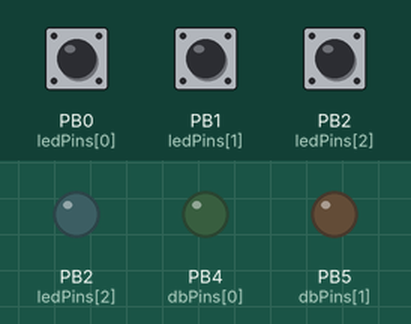
Recording of a sketch running on a simulated ATtiny85, built with avr-gcc and run on an emulated ATtiny85. On the bench: output pins drawn as LEDs (lit = HIGH). The inputs (shaded band) are chosen by the test bench; at power-on: PB0 (ledPins[0]) HIGH, PB1 (ledPins[1]) HIGH, PB2 (ledPins[2]) HIGH. Random numbers use the default seed unless the sketch sets one; EEPROM starts erased.

Above: at 1.8 s.
1.9 s: PB0 (ledPins[0]) pulled LOW for 0.15 s
At 2.85 s:
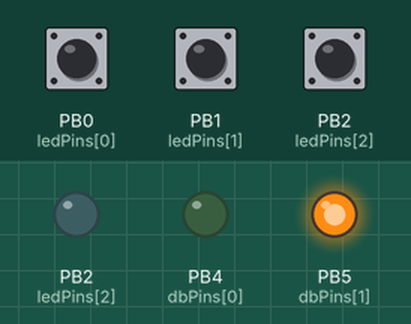
4.4 s: PB1 (ledPins[1]) pulled LOW for 0.15 s
At 6.5 s:
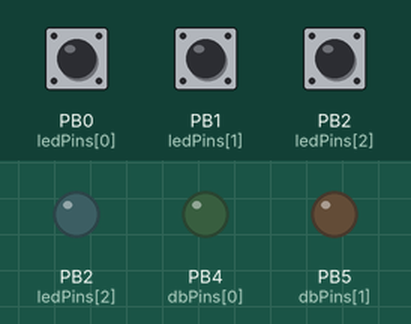
7.4 s: PB2 (ledPins[2]) pulled LOW for 0.15 s
At 7.9 s:
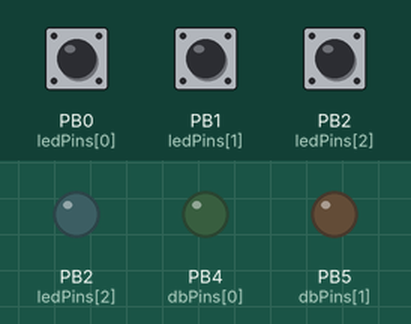
9.5 s: PB2 (ledPins[2]) pulled LOW for 3.2 s
At 9.9 s:
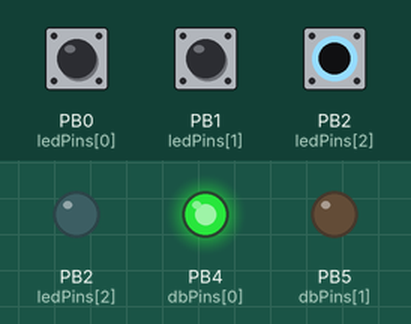
14.7 s: PB0 (ledPins[0]) pulled LOW for 1 s
At 17.6 s:
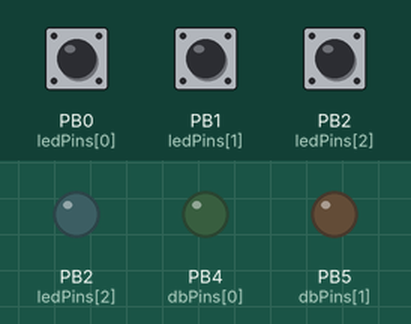
18.2 s: PB0 (ledPins[0]) pulled LOW for 3.2 s
At 18.9 s:
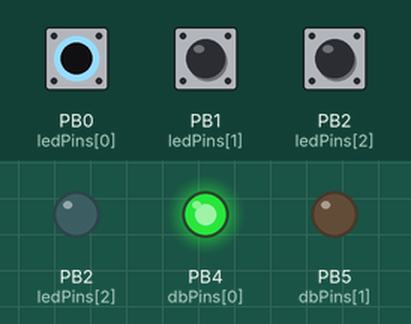
Timing chart, 0 to 22.9 s (numbered marks = the images above; inputs shaded):
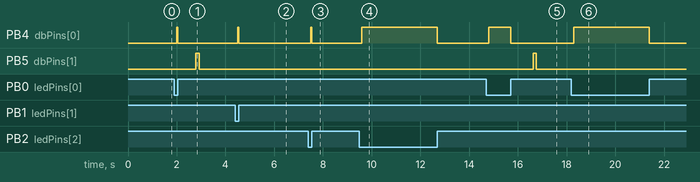

The sketch:

UDOT-Simon-Program.ino
```cpp
#include <EEPROM.h>
#include <avr/io.h>
//pin defintions

const int8_t  ledPins[3] = {0,1,2};
const int8_t  dbPins[2] = {4,5};
const int8_t  buzzerPin = 3;

//eprom locations
#define userNameLoc  0x0010
#define valeStartLoc 0x0020
#define contactNumLoc 0x0040

#define highScorePost (0x00 + valeStartLoc)
#define hiAttemptsPost (0x01 + valeStartLoc)
#define hiSeedPost (0x02 + valeStartLoc)

#define lastScorePost (0x04 + valeStartLoc)
#define laAttemptsPost (0x05 + valeStartLoc)
#define laSeedPost (0x06 + valeStartLoc)

#define patternPost (0x08 + valeStartLoc)
#define delayStagePost (0x09 + valeStartLoc)


char userName[16] = "UDOT TEMP"; //name max chars is 15
//Game funcs
void setup() {
  CLKPR = (1 << CLKPCE);
  CLKPR = (1 << CLKPS2);
  epromSetup();

  pinMode(ledPins[0], INPUT_PULLUP);
  pinMode(ledPins[1], INPUT_PULLUP);
  if(digitalRead(ledPins[0]) == LOW && digitalRead(ledPins[2]) == LOW){
    playPattern(0,200);
  }

  pinMode(dbPins[0], OUTPUT);
  pinMode(dbPins[1], OUTPUT);
  playPattern(0,250);
}

//Main
void loop() {
  int button = lisenForUser(false);
  delay(300);
  switch(button){
    case 0:
      makeMap();
      playPattern(0,200);
      gameLoop();
      break;
    case 1:
      blinkScore((int)EEPROM.read(highScorePost));
      break;
    case 2:
      blinkLoop();
      break;
  }
}

//basic funcs
int inputDelay(int ms){ // input inturps delay
  unsigned long start = millis();
  for(int i=0;i<ms;i++){
    delay(1);
    int button = lisenForUser(true);
    pinMode(ledPins[1], OUTPUT);
    if(button != -1){
      return button;
    }
  }
  return -1;
}
int lisenForUser(bool passive){
  int cPin = -1;
  while(true){
    cPin = (cPin+1)%3;
    pinMode(ledPins[cPin], INPUT_PULLUP);
    if(digitalRead(ledPins[cPin]) == LOW){
      delay(100);

      digitalWrite(dbPins[0],HIGH);
      while(digitalRead(ledPins[cPin]) == LOW){}
      digitalWrite(dbPins[0],LOW);
      return cPin;
    }
    if (passive && cPin == 2) return -1;
  }
  return cPin;
}

void setOnOff(bool onOff, int pin){
  if(onOff){
    pinMode(ledPins[pin], OUTPUT);
    digitalWrite(ledPins[pin], LOW);
  }else{
    pinMode(ledPins[pin], INPUT_PULLUP);
  }
}

void blink(int pin,int ms,int times){
  for(int i=0;i<times;i++){
    pinMode(pin, OUTPUT);
    digitalWrite(pin, LOW);
    delay(ms/2);
    pinMode(pin, INPUT_PULLUP);
    delay(ms/2);
  }
}

void debugBlink(int dbPin,int ms){
  digitalWrite(dbPins[dbPin], HIGH);
  delay(ms/2);
  digitalWrite(dbPins[dbPin], LOW);
  delay(ms/2);
}

void epromSetup(){
  if((int)EEPROM.read(0) != 0x4B){
    const char sig[5] = "KIPS";
    EEPROM.put(0, sig);
  }

  if((int)EEPROM.read(0x00F0) != 0x55){
    const char udotSig[16] = "UDOT CONF 2026";
    EEPROM.put(0x00F0, udotSig);
  }
  //defult data
  char userNameBuffer[16];
  EEPROM.get(userNameLoc, userNameBuffer);
  if(userNameBuffer != userName){
    EEPROM.put(userNameLoc, userName);
  }
  if((int)EEPROM.read(highScorePost) == 0xFF){
    EEPROM.update(highScorePost, 0);
  }
  if((int)EEPROM.read(laAttemptsPost) == 0xFF){
    EEPROM.update(laAttemptsPost, 0);
  }
  if((int)EEPROM.read(patternPost) == 0xFF){
    EEPROM.update(patternPost, 0);
  }
  if((int)EEPROM.read(delayStagePost) == 0xFF){
    EEPROM.update(delayStagePost, 4);
  }

}
```

blinkMode.ino
```cpp
#include <EEPROM.h>
/*
This file handles blink mode and all its funcs
pattern list:
  0. blink all
  1. OnOff
  2. Snake
  3. Reverse Snake
  4. Snake -> Reverse Snake
  5. Center
  6. Reverse Center
  7. OnOff -> Reverse Snake

*/

//pattern definitions
//-1==on -2==off -3==delay //-4=blinkOn, -5 == blinkOff
#define ON -1
#define OFF -2
#define SLE -3
#define BON -4
#define BOFF -5

const int8_t allBlink[11] = {11,ON,0,1,2,SLE,OFF,0,1,2,SLE};
const int8_t snake[5] = {5,BON,0,1,2};
const int8_t revSnake[5] = {5,BON,2,1,0};
const int8_t onOff[16] = {16,ON,0,SLE,1,SLE,2,SLE,OFF,0,SLE,1,SLE,2,SLE};
const int8_t center[13] = {13,ON,0,2,SLE,1,SLE,OFF,0,2,SLE,1,SLE};
const int8_t revCenter[13] = {13,ON,1,SLE,0,2,OFF,SLE,1,SLE,0,2,SLE};
int8_t selectedPattern = EEPROM.read(patternPost);

int delayStage = EEPROM.read(delayStagePost);
//Menus
void blinkLoop(){
  int8_t button = -1;

  while(button != 1){
    playPattern(selectedPattern,(delayStage%7+1)*100);
    button = lisenForUser(true);
    delay(100);
    switch(button){
      case 0:
        //delaySelector();
        delayStage++;
        EEPROM.update(delayStagePost, delayStage);
        break;
      case 2:
        patternSelector();
        break;
    }

  }

}
//delayValue
int scanInputFor(int ms){
  for(int i=0;i<ms;i++){
    int button = lisenForUser(true);
    if(!button== -1){
      return button;
    }
    delay(1);
  }
  return -1;
}
/*
void delaySelector(){
  int button = -1;
  while(true){
    setOnOff(true,1);
    button = scanInputFor(delayValue);
    setOnOff(false,1);
    if(button == -1){
      button = scanInputFor(delayValue);
    }
    switch(button){
      case 0:
        delayValue -= 50;
        break;
      case 1:
        return;
      case 2:
        delayValue += 50;
        break;
      case -1:
        debugBlink(0,1000);
        break;
    }

  }
}
*/
void patternSelector(){
  int button = -1;
  while(button != 1){
    playPattern(selectedPattern,250);
    button = lisenForUser(false);
    switch(button){
      case 0:
        selectedPattern--;
        break;
      case 2:
        selectedPattern++;
        break;
    }
    delay(200);

  }
  EEPROM.update(patternPost, selectedPattern);
}

//patterns
int patternDelay = 500;
void playPattern(uint8_t patID,int ms){
  patID = patID%8;
  patternDelay = ms;
  switch(patID){
    case 0:
      patternPlayer(allBlink);
      break;
    case 1:
      patternPlayer(onOff);

      break;
    case 2:
      patternPlayer(snake);

      break;
    case 3:
      patternPlayer(revSnake);
      break;
    case 4:
      patternPlayer(snake);
      delay(ms);
      patternPlayer(revSnake);
      break;
    case 5:
      patternPlayer(center);
      break;
    case 6:
      patternPlayer(revCenter);
      break;
    case 7:
      patternPlayer(onOff);
      patternPlayer(revSnake);
      break;
  }
}
//plays pattern Arrays!
void patternPlayer(int8_t pattern[]){
  //-1==on -2==off -3==sleep -4=blinkOn, -5 == blinkOff
  bool state = true;
  bool doBlink = false;
  for(int i=1; i<pattern[0]; i++){

    int8_t p = pattern[i];
    switch(p){
      case -1:
        state = true;
        continue;
      case -2:
        state = false;
        continue;
      case -3:
        delay(patternDelay);
        continue;
      case -4:
        doBlink = true;
        continue;
      case -5:
        doBlink = false;
        continue;
    }
    if(doBlink){
      setOnOff(true, p);
      delay(patternDelay);
      setOnOff(false, p);
    } else {
      setOnOff(state, p);
    }
  }
}
```

debugMode.ino
```cpp
//This never got finsihed and was scraped


//Runs debug mode to extract/enter data

/*
int8_t regNameLen = 8;

char regName[regNameLen] = {};
bool myTurn = false;


void debugLoop(){

}

void waitForStart(){

  while(digitalRead(dbPins[0]) == HIGH);
}
void reciveByte(){

}
void sendByte(){

}
//Sets the bit at 'position' to 1
//byte_variable |= (1 << position);
void sendData(){

}
*/
```

gameMode.ino
```cpp
//This file handles all the simon code and all its funcs
#include <EEPROM.h>

const uint8_t compMovesLen = 200;
int8_t  compMoves[compMovesLen] = {};
int move = 1;
int highScore = 0;
int seed = 0;
int attempts = 0;
void gameLoop(){
  bool gameState = true;
  highScore = (int)EEPROM.read(highScorePost);
  attempts = (int)EEPROM.read(laAttemptsPost);
  while(gameState){
    blinkTo(move);
    //check user input agansit
    for(int i=0;i<(move);i++){
      int8_t userIn = lisenForUser(false);
      delay(100);
      //blink(ledPins[compMoves[i%100]],100,1);
      if(userIn != compMoves[i%compMovesLen]){
        gameState = gameOver();
        break;
      }
    }
    delay(300);
    move++;
  }
  return;
}
bool gameOver(){

  playPattern(0,100);
  playPattern(0,100);
  playPattern(0,100);
  delay(500);
  blinkScore(move);

  //update Eprom Mem
  attempts++;

  if(move>highScore){
    highScore = move;
    EEPROM.update(highScorePost,move);
    EEPROM.update(hiAttemptsPost,attempts);
    EEPROM.update(hiSeedPost,seed);
  }

  EEPROM.update(lastScorePost,move);
  EEPROM.update(laAttemptsPost,attempts);
  EEPROM.update(laSeedPost,seed);

  bool continueLoop = true;
  while(true){
    int button = lisenForUser(false);
    delay(300);
    if (button == 2){
      blinkScore(move);
    }else if(button == 0){
      continueLoop = true;
      break;
    } else if(button == 1){
      continueLoop = false;
      break;
    }
  }

  makeMap();
  move = 0;
  playPattern(0,100);
  delay(100);
  return continueLoop;
}

void makeMap(){
  seed = millis();
  randomSeed(seed);
  for(int i=0;i<compMovesLen;i++) compMoves[i] = random(0,3);
}

//input funcs


//outputs funcs
void blinkScore(int score){
  delay(200);
  blink(ledPins[0],250,(int(score/100) % 10));
  blink(ledPins[1],250,(int(score/10) % 10));
  blink(ledPins[2],250,(score % 10));
}
//blinks to number in moves
int blinkTo(int to){// returns wrap count
  for(int i=0;i<to;i++){
    if((i%100) == 0) digitalWrite(dbPins[1],HIGH);
    blink(ledPins[compMoves[i%100]],125,1);
    digitalWrite(dbPins[1],LOW);
  }
  return (int(to/100)*100);
}
```

passMode.ino
```cpp
//This never got finsihed and was scraped

uint32_t defultTimer = 10000;
void passLoop(){
  passMenu();
  uint32_t timer = defultTimer;
  while(timer > 0){
    int ran = random(0,3);
    setOnOff(true,ran);
    delay(100);
    while(timer > 0){
      timer--;
      int button = lisenForUser(true);
      if(button == ran){
        break;
      }else if(button != -1){
        playPattern(0,500);
        playPattern(0,500);
        playPattern(0,500);
        timer -= 1500;
        break;
      }
      delay(1);
    }
    while(timer > 0){
      timer--;
      if(lisenForUser(true) != -1){
        playPattern(0,500);
        break;
      }
      delay(1);
    }
  }
  for(int i=0;i<10;i++){
    playPattern(0,100);
  }

}

int passMenu(){
  bool setupEnd = false;
  while(!setupEnd){
    switch(lisenForUser(true)){
      case 0:
        blink(ledPins[1],300,1);
        defultTimer -= 1000;
        break;
      case 1:
        playPattern(0,500);
        setupEnd = true;
        break;
      case 2:
        blink(ledPins[1],300,1);
        defultTimer += 1000;
        break;
    }
  }
}
```

Measured:
- after the input at 1.9 s, PB4 (dbPins[0]): LOW → HIGH after 0.10 s, → LOW 0.05 s later; PB5 (dbPins[1]): LOW → HIGH after 0.89 s, → LOW 0.12 s later
- after the input at 4.4 s, PB4 (dbPins[0]): LOW → HIGH after 0.10 s, → LOW 0.05 s later
- after the input at 7.4 s, PB4 (dbPins[0]): LOW → HIGH after 0.10 s, → LOW 0.05 s later
- after the input at 9.5 s, PB4 (dbPins[0]): LOW → HIGH after 0.10 s, → LOW 3.1 s later
- after the input at 14.7 s, PB4 (dbPins[0]): LOW → HIGH after 0.10 s, → LOW 0.90 s later; PB5 (dbPins[1]): LOW → HIGH after 1.9 s, → LOW 0.12 s later
- after the input at 18.2 s, PB4 (dbPins[0]): LOW → HIGH after 0.10 s, → LOW 3.1 s later
